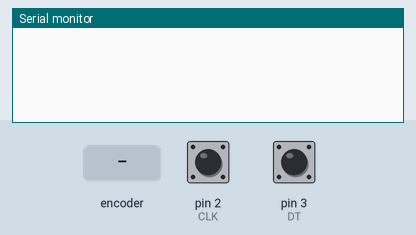
Simulated run of this sketch. Board: Arduino Uno, built with avr-gcc and run on an emulated ATmega328P. Parts: the last lines printed to the serial monitor. Inputs (shaded band) come from the test bench; at power-on: pin 2 (CLK) HIGH, pin 3 (DT) HIGH.

Above: at 1.2 s.
1.3 s: rotary encoder on pin 2 (CLK) / pin 3 (DT) turned 1 step (first pin leading)
At 2.0 s:
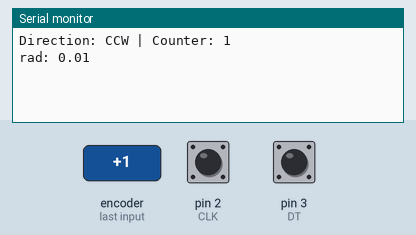
3.0 s: rotary encoder on pin 2 (CLK) / pin 3 (DT) turned 2 steps (second pin leading)
At 4.4 s:
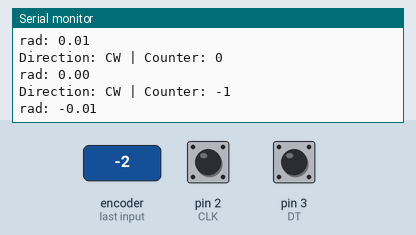

Measured:
- after the input at 1.3 s, the serial monitor: prints a new line after 0.05 s (image 1)
- after the input at 3.0 s, the serial monitor: prints a new line after 0.08 s (image 2)

The sketch:

MiniProjectCode.ino
```cpp
// Rotary Encoder Inputs
#define CLK 2
#define DT 3

int counter = 0;
int currentStateCLK;
int lastStateCLK;
String currentDir ="";
float rad = 0;
boolean newCount = false;

void setup() {

  pinMode(CLK,INPUT);
  pinMode(DT,INPUT);

  Serial.begin(9600);


  lastStateCLK = digitalRead(CLK);

  attachInterrupt(digitalPinToInterrupt(2), updateEncoder, CHANGE);
  attachInterrupt(digitalPinToInterrupt(3), updateEncoder, CHANGE);
}

void loop() {
  if (newCount){
    Serial.print("rad: ");
      Serial.println(rad);
      newCount=false;
  }
}

void updateEncoder(){

  currentStateCLK = digitalRead(CLK);


  if (currentStateCLK != lastStateCLK  && currentStateCLK == 1){


    if (digitalRead(DT) != currentStateCLK) {
      counter ++;
      currentDir ="CCW";
    } else {
      // Encoder is rotating CW so increment
      counter --;
      currentDir ="CW";
    }

    rad = (counter*2*3.1415)/640;

    Serial.print("Direction: ");
    Serial.print(currentDir);
    Serial.print(" | Counter: ");
    Serial.println(counter);

    newCount = true;
  }

  // Remember last CLK state
  lastStateCLK = currentStateCLK;
}
```
